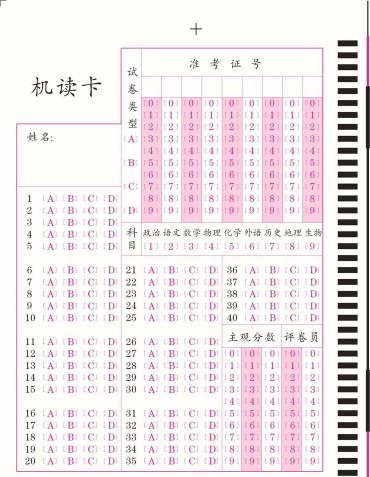
#> input picture opencv/timg.jpg, 370 x 477 px, shrunk from 1098 x 1414 before the run
$ python sheet.py
#> lines starting #> are read from the running program, lines starting #| are printed output that depends on the picture; after the words box and inside, x2 and y2 are one past the last pixel; in counts of white or black regions, pixels touching at a corner belong together
import cv2

sheet = cv2.imread("timg.jpg", 30)
#> sheet is the input picture: shape (477, 370, 3); mean B, G, R 233.9, 231.5, 241.1

#图片转成灰度值图片
sheet2 = cv2.cvtColor(sheet, cv2.COLOR_BGR2GRAY)
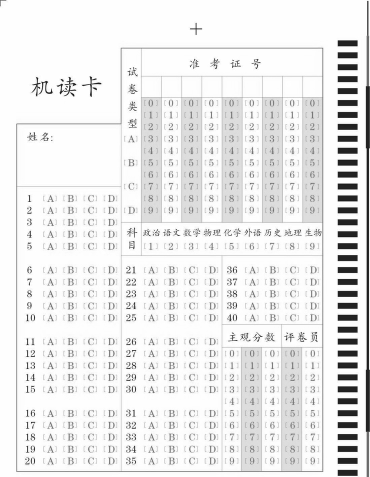
#> sheet2: shape (477, 370); min 25, max 255, mean 234.7

#图片二值化
retval, sheet3 = cv2.threshold(sheet2, 180, 255, cv2.THRESH_BINARY_INV)
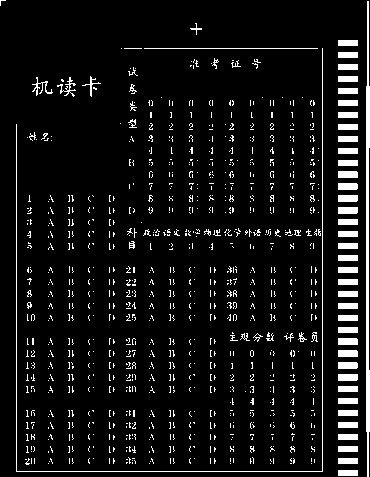
#> sheet3: shape (477, 370); 7.4% white; 1000 white regions (935 under 20 px), largest, box (x1, y1, x2, y2) and area: (366, 1, 370, 477) 1422, (16, 48, 323, 472) 1077, (144, 48, 318, 49) 174

element = cv2.getStructuringElement(cv2.MORPH_RECT, (2, 2))

#膨胀
dilate = cv2.dilate(sheet3, element)
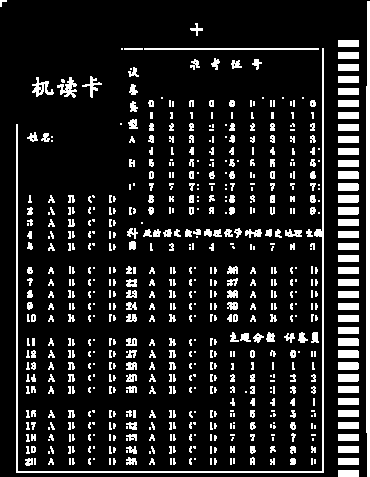
#> dilate: shape (477, 370); 13.3% white; 660 white regions (357 under 20 px), largest, box (x1, y1, x2, y2) and area: (16, 48, 324, 473) 2210, (366, 1, 370, 477) 1775, (144, 48, 319, 50) 350

#腐蚀
erode = cv2.erode(sheet3, element)
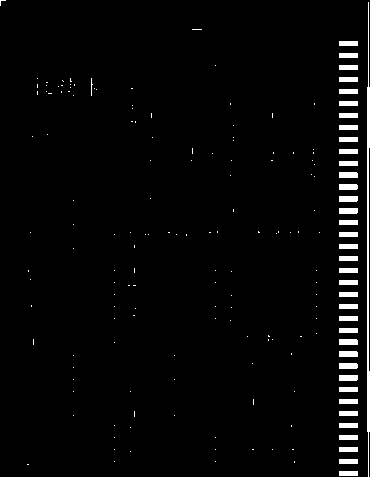
#> erode: shape (477, 370); 2.8% white; 177 white regions (139 under 20 px), largest, box (x1, y1, x2, y2) and area: (367, 2, 370, 477) 942, (339, 172, 358, 178) 113, (339, 196, 358, 202) 113

result = cv2.absdiff(dilate, erode)
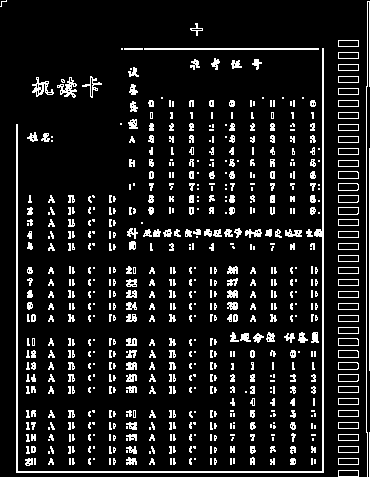
#> result: shape (477, 370); 10.6% white in thin lines or dots

cv2.imshow("result", result)

#sheet = cv2.pyrMeanShiftFiltering(sheet, 15, 10)


cv2.waitKey(0)
cv2.destroyAllWindows()

$ run again, with opencv/sheet.jpg copied over opencv/timg.jpg
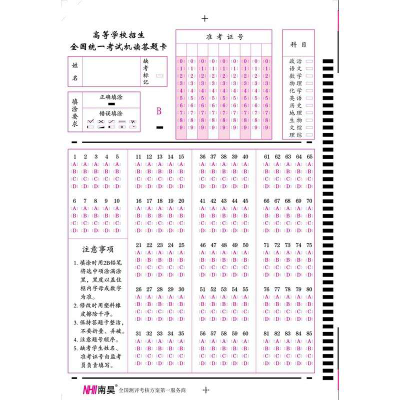
#> input picture opencv/sheet.jpg, 400 x 400 px
#> sheet is the input picture: shape (400, 400, 3); mean B, G, R 241.5, 239, 242.4
#> `retval, sheet3 = cv2.threshold(sheet2, 180, 255, cv2.THRESH_BINARY_INV)`:
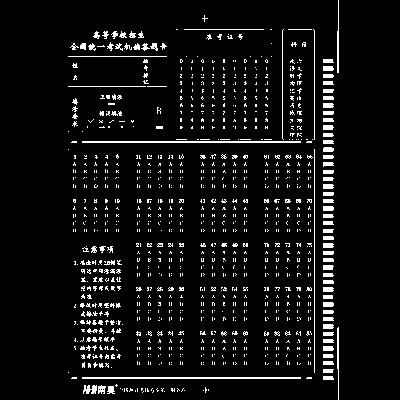
#> sheet3: shape (400, 400); 6.3% white in thin lines or dots, all inside (x1, y1, x2, y2) = (68, 0, 339, 400)
#> dilate: shape (400, 400); 12.4% white; 712 white regions (462 under 20 px), largest, box (x1, y1, x2, y2) and area: (82, 29, 303, 144) 1036, (82, 377, 302, 380) 660, (307, 149, 316, 374) 478
#> erode: shape (400, 400); 1.8% white in thin lines or dots, all inside (x1, y1, x2, y2) = (73, 32, 339, 394)
#> `result = cv2.absdiff(dilate, erode)`:
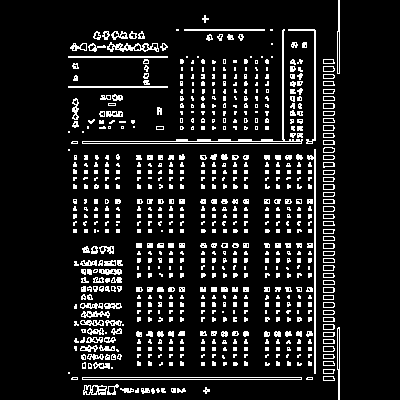
#> result: shape (400, 400); 10.6% white in thin lines or dots, all inside (x1, y1, x2, y2) = (68, 0, 340, 400)
